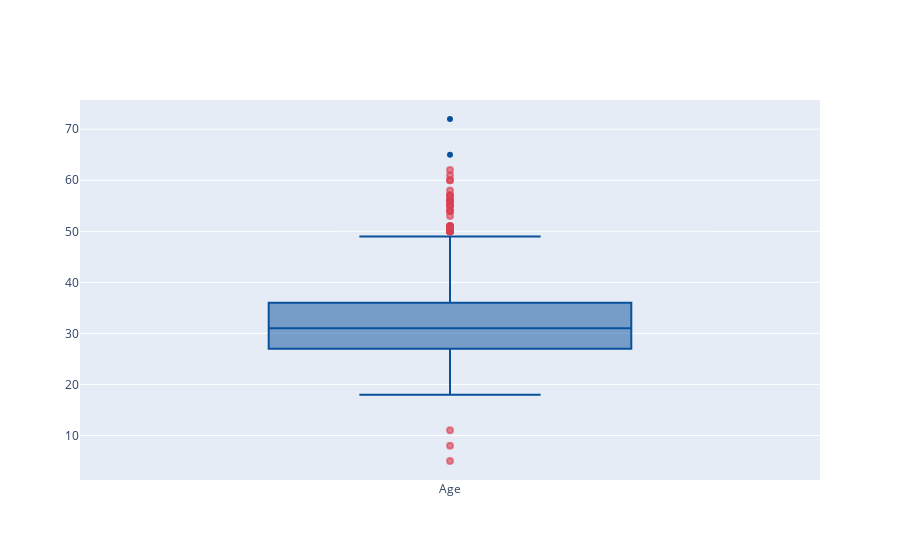

Notebook cell for this chart:
### Code cell
import plotly.graph_objects as go

fig = go.Figure()
# fig.add_trace(go.Box(
#     y=df.Age,
#     name='Age',
#     marker_color='darkblue',
#     boxmean=True # represent mean
# ))
# fig.add_trace(go.Box(
#     y=df.Age,
#     name='Mean & SD',
#     marker_color='darkblue',
#     boxmean='sd' # represent mean and standard deviation
# ))
fig.add_trace(go.Box(
    y=df.Age,
    name="Age",
    boxpoints='suspectedoutliers', # only suspected outliers
#     boxpoints='outliers',
    marker=dict(
        color='rgb(8,81,156)',
        outliercolor='rgba(219, 64, 82, 0.6)',
        line=dict(
            outliercolor='rgba(219, 64, 82, 0.6)',
            outlierwidth=2)),
    line_color='rgb(8,81,156)'
))
fig.show()

### Figure 1 — Plotly figure (JSON) as saved in the notebook; plotly's stock layout.template omitted (floating-point values rounded to 4 significant figures; data arrays with more than 128 entries replaced by an {"elided": "..."} marker saying what was removed)
{"data": [{"boxpoints": "suspectedoutliers", "line": {"color": "rgb(8,81,156)"}, "marker": {"color": "rgb(8,81,156)", "line": {"outliercolor": "rgba(219, 64, 82, 0.6)", "outlierwidth": 2}, "outliercolor": "rgba(219, 64, 82, 0.6)"}, "name": "Age", "type": "box", "y": {"elided": "1259 int values"}}], "layout": {}}
